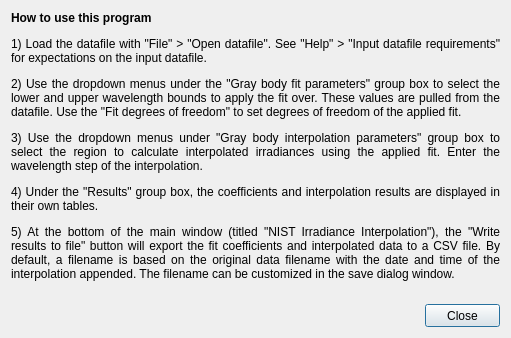
<?xml version="1.0" encoding="UTF-8"?>
<ui version="4.0">
 <class>Dialog</class>
 <widget class="QDialog" name="Dialog">
  <property name="geometry">
   <rect>
    <x>0</x>
    <y>0</y>
    <width>511</width>
    <height>338</height>
   </rect>
  </property>
  <property name="minimumSize">
   <size>
    <width>511</width>
    <height>338</height>
   </size>
  </property>
  <property name="windowTitle">
   <string>NIST Irradiance Interpolation - How to Use</string>
  </property>
  <layout class="QGridLayout" name="gridLayout_2">
   <item row="0" column="0">
    <layout class="QGridLayout" name="gridLayout">
     <item row="1" column="1">
      <widget class="QPushButton" name="pushButton">
       <property name="minimumSize">
        <size>
         <width>75</width>
         <height>23</height>
        </size>
       </property>
       <property name="maximumSize">
        <size>
         <width>75</width>
         <height>23</height>
        </size>
       </property>
       <property name="text">
        <string>Close</string>
       </property>
      </widget>
     </item>
     <item row="1" column="0">
      <widget class="QLabel" name="label_empty">
       <property name="minimumSize">
        <size>
         <width>100</width>
         <height>0</height>
        </size>
       </property>
       <property name="text">
        <string/>
       </property>
      </widget>
     </item>
     <item row="0" column="0" colspan="2">
      <widget class="QLabel" name="label_text">
       <property name="minimumSize">
        <size>
         <width>350</width>
         <height>160</height>
        </size>
       </property>
       <property name="text">
        <string>&lt;html&gt;&lt;head/&gt;&lt;body&gt;&lt;p align=&quot;justify&quot;&gt;&lt;span style=&quot; font-weight:600;&quot;&gt;How to use this program&lt;/span&gt;&lt;/p&gt;&lt;p align=&quot;justify&quot;&gt;1) Load the datafile with &amp;quot;File&amp;quot; &amp;gt; &amp;quot;Open datafile&amp;quot;. See &amp;quot;Help&amp;quot; &amp;gt; &amp;quot;Input datafile requirements&amp;quot; for expectations on the input datafile.&lt;/p&gt;&lt;p align=&quot;justify&quot;&gt;2) Use the dropdown menus under the &amp;quot;Gray body fit parameters&amp;quot; group box to select the lower and upper wavelength bounds to apply the fit over. These values are pulled from the datafile. Use the &amp;quot;Fit degrees of freedom&amp;quot; to set degrees of freedom of the applied fit.&lt;/p&gt;&lt;p align=&quot;justify&quot;&gt;3) Use the dropdown menus under &amp;quot;Gray body interpolation parameters&amp;quot; group box to select the region to calculate interpolated irradiances using the applied fit. Enter the wavelength step of the interpolation.&lt;/p&gt;&lt;p align=&quot;justify&quot;&gt;4) Under the &amp;quot;Results&amp;quot; group box, the coefficients and interpolation results are displayed in their own tables.&lt;/p&gt;&lt;p align=&quot;justify&quot;&gt;5) At the bottom of the main window (titled &amp;quot;NIST Irradiance Interpolation&amp;quot;), the &amp;quot;Write results to file&amp;quot; button will export the fit coefficients and interpolated data to a CSV file. By default, a filename is based on the original data filename with the date and time of the interpolation appended. The filename can be customized in the save dialog window.&lt;/p&gt;&lt;/body&gt;&lt;/html&gt;</string>
       </property>
       <property name="alignment">
        <set>Qt::AlignLeading|Qt::AlignLeft|Qt::AlignTop</set>
       </property>
       <property name="wordWrap">
        <bool>true</bool>
       </property>
      </widget>
     </item>
    </layout>
   </item>
  </layout>
 </widget>
 <resources/>
 <connections/>
</ui>
